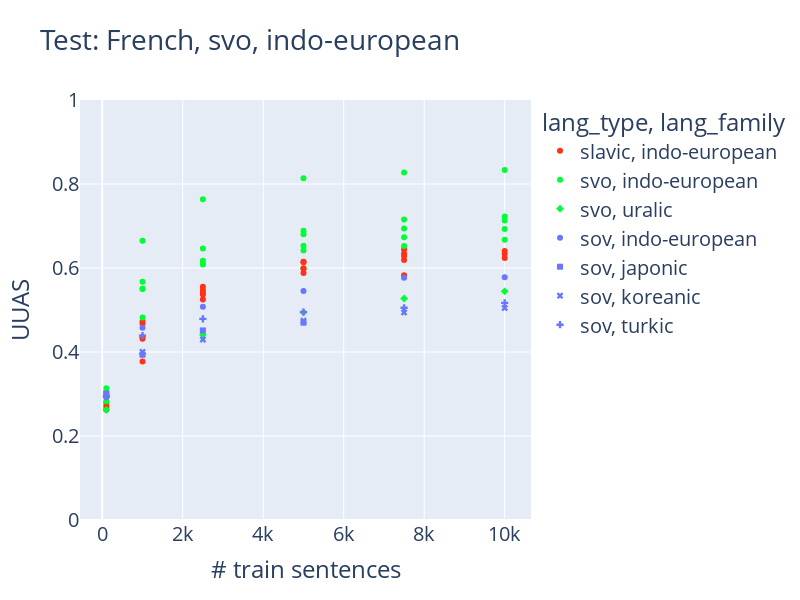
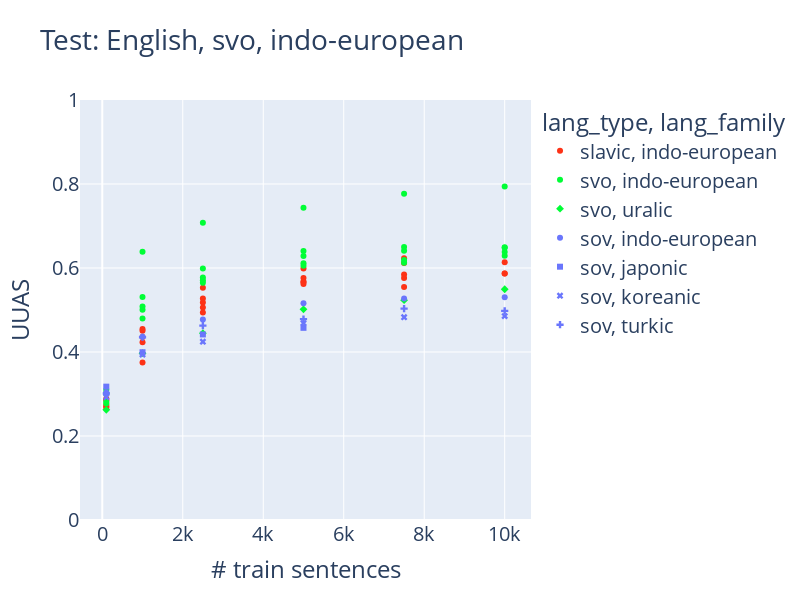
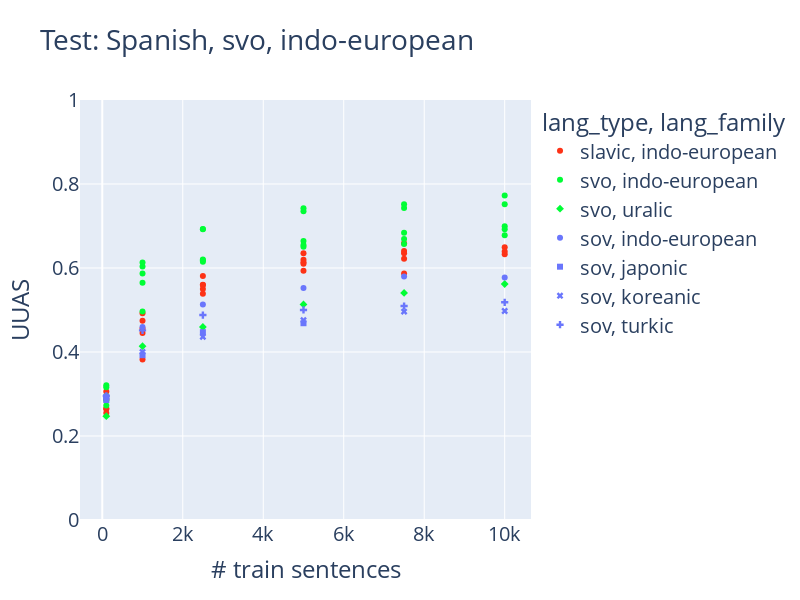
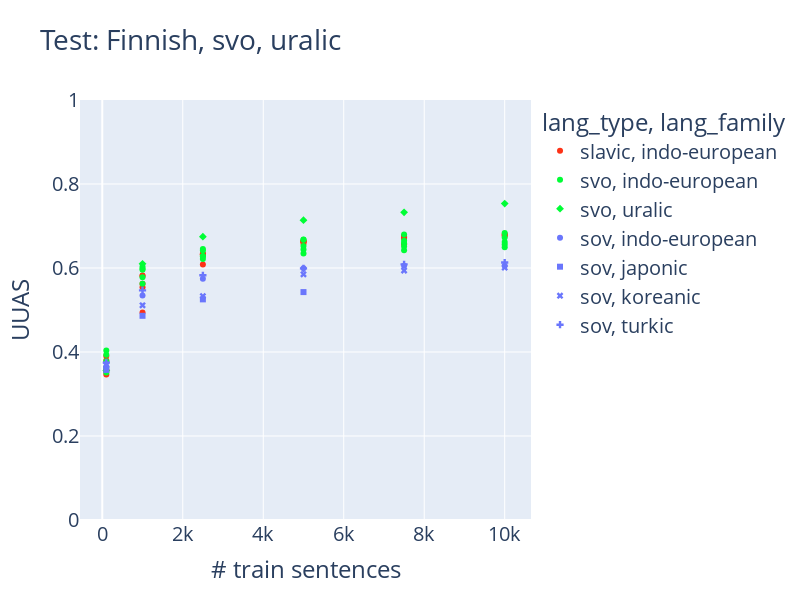

The code cell stored with these charts, in order, in its notebook:
### Code cell
plot_lang_type("svo")

### Figure 1 — Plotly figure (JSON) as saved in the notebook; plotly's stock layout.template omitted (floating-point values rounded to 4 significant figures)
{"data": [{"customdata": [["bg"], ["bg"], ["bg"], ["bg"], ["bg"], ["cs"], ["cs"], ["cs"], ["cs"], ["cs"], ["cs"], ["pl"], ["pl"], ["pl"], ["pl"], ["pl"], ["pl"], ["ru"], ["ru"], ["ru"], ["ru"], ["ru"], ["ru"], ["slk"], ["slk"], ["slk"], ["slk"], ["slk"]], "hovertemplate": "lang_type=slavic<br>lang_family=indo-european<br># train sentences=%{x}<br>UUAS=%{y}<br>train=%{customdata[0]}<extra></extra>", "legendgroup": "slavic, indo-european", "marker": {"color": "#FD3216", "symbol": "circle"}, "mode": "markers", "name": "slavic, indo-european", "orientation": "v", "showlegend": true, "type": "scatter", "x": [100, 1000, 2500, 5000, 7500, 100, 1000, 2500, 5000, 7500, 10000, 100, 1000, 2500, 5000, 7500, 10000, 100, 1000, 2500, 5000, 7500, 10000, 100, 1000, 2500, 5000, 7500], "xaxis": "x", "y": [0.2968, 0.4359, 0.5552, 0.6149, 0.6446, 0.2945, 0.4675, 0.5477, 0.5984, 0.6189, 0.6237, 0.2783, 0.3776, 0.525, 0.6137, 0.6283, 0.6406, 0.2707, 0.4316, 0.5369, 0.5995, 0.6346, 0.6331, 0.2624, 0.4728, 0.5408, 0.5878, 0.5828], "yaxis": "y"}, {"customdata": [["de"], ["de"], ["de"], ["de"], ["de"], ["de"], ["en"], ["en"], ["en"], ["en"], ["en"], ["en"], ["es"], ["es"], ["es"], ["es"], ["es"], ["es"], ["fr"], ["fr"], ["fr"], ["fr"], ["fr"], ["fr"], ["nl"], ["nl"], ["nl"], ["nl"], ["nl"], ["nl"]], "hovertemplate": "lang_type=svo<br>lang_family=indo-european<br># train sentences=%{x}<br>UUAS=%{y}<br>train=%{customdata[0]}<extra></extra>", "legendgroup": "svo, indo-european", "marker": {"color": "#00FE35", "symbol": "circle"}, "mode": "markers", "name": "svo, indo-european", "orientation": "v", "showlegend": true, "type": "scatter", "x": [100, 1000, 2500, 5000, 7500, 10000, 100, 1000, 2500, 5000, 7500, 10000, 100, 1000, 2500, 5000, 7500, 10000, 100, 1000, 2500, 5000, 7500, 10000, 100, 1000, 2500, 5000, 7500, 10000], "xaxis": "x", "y": [0.2825, 0.482, 0.6171, 0.6805, 0.7155, 0.7226, 0.2949, 0.5675, 0.6101, 0.6416, 0.6734, 0.6927, 0.3135, 0.5506, 0.6466, 0.6885, 0.6941, 0.713, 0.3047, 0.6651, 0.7639, 0.8138, 0.8273, 0.8333, 0.2934, 0.5497, 0.6082, 0.6531, 0.6522, 0.6672], "yaxis": "y"}, {"customdata": [["fi"], ["fi"], ["fi"], ["fi"], ["fi"], ["fi"]], "hovertemplate": "lang_type=svo<br>lang_family=uralic<br># train sentences=%{x}<br>UUAS=%{y}<br>train=%{customdata[0]}<extra></extra>", "legendgroup": "svo, uralic", "marker": {"color": "#00FE35", "symbol": "diamond"}, "mode": "markers", "name": "svo, uralic", "orientation": "v", "showlegend": true, "type": "scatter", "x": [100, 1000, 2500, 5000, 7500, 10000], "xaxis": "x", "y": [0.2623, 0.3959, 0.4412, 0.4941, 0.5273, 0.5445], "yaxis": "y"}, {"customdata": [["fa"], ["fa"], ["fa"], ["fa"], ["fa"], ["fa"]], "hovertemplate": "lang_type=sov<br>lang_family=indo-european<br># train sentences=%{x}<br>UUAS=%{y}<br>train=%{customdata[0]}<extra></extra>", "legendgroup": "sov, indo-european", "marker": {"color": "#6A76FC", "symbol": "circle"}, "mode": "markers", "name": "sov, indo-european", "orientation": "v", "showlegend": true, "type": "scatter", "x": [100, 1000, 2500, 5000, 7500, 10000], "xaxis": "x", "y": [0.2924, 0.4578, 0.5076, 0.5455, 0.5769, 0.5777], "yaxis": "y"}, {"customdata": [["ja"], ["ja"], ["ja"], ["ja"]], "hovertemplate": "lang_type=sov<br>lang_family=japonic<br># train sentences=%{x}<br>UUAS=%{y}<br>train=%{customdata[0]}<extra></extra>", "legendgroup": "sov, japonic", "marker": {"color": "#6A76FC", "symbol": "square"}, "mode": "markers", "name": "sov, japonic", "orientation": "v", "showlegend": true, "type": "scatter", "x": [100, 1000, 2500, 5000], "xaxis": "x", "y": [0.301, 0.3934, 0.4513, 0.4699], "yaxis": "y"}, {"customdata": [["ko"], ["ko"], ["ko"], ["ko"], ["ko"], ["ko"]], "hovertemplate": "lang_type=sov<br>lang_family=koreanic<br># train sentences=%{x}<br>UUAS=%{y}<br>train=%{customdata[0]}<extra></extra>", "legendgroup": "sov, koreanic", "marker": {"color": "#6A76FC", "symbol": "x"}, "mode": "markers", "name": "sov, koreanic", "orientation": "v", "showlegend": true, "type": "scatter", "x": [100, 1000, 2500, 5000, 7500, 10000], "xaxis": "x", "y": [0.2967, 0.4003, 0.4298, 0.4744, 0.4941, 0.5049], "yaxis": "y"}, {"customdata": [["tr"], ["tr"], ["tr"], ["tr"], ["tr"], ["tr"]], "hovertemplate": "lang_type=sov<br>lang_family=turkic<br># train sentences=%{x}<br>UUAS=%{y}<br>train=%{customdata[0]}<extra></extra>", "legendgroup": "sov, turkic", "marker": {"color": "#6A76FC", "symbol": "cross"}, "mode": "markers", "name": "sov, turkic", "orientation": "v", "showlegend": true, "type": "scatter", "x": [100, 1000, 2500, 5000, 7500, 10000], "xaxis": "x", "y": [0.2942, 0.439, 0.4789, 0.4952, 0.5053, 0.517], "yaxis": "y"}], "layout": {"autosize": false, "font": {"size": 20}, "height": 600, "legend": {"title": {"text": "lang_type, lang_family"}, "tracegroupgap": 0}, "title": {"text": "Test: French, svo, indo-european"}, "width": 800, "xaxis": {"anchor": "y", "domain": [0, 1], "title": {"text": "# train sentences"}}, "yaxis": {"anchor": "x", "domain": [0, 1], "range": [0, 1], "title": {"text": "UUAS"}}}}

### Figure 2 — Plotly figure (JSON) as saved in the notebook; plotly's stock layout.template omitted (floating-point values rounded to 4 significant figures)
{"data": [{"customdata": [["bg"], ["bg"], ["bg"], ["bg"], ["bg"], ["cs"], ["cs"], ["cs"], ["cs"], ["cs"], ["cs"], ["pl"], ["pl"], ["pl"], ["pl"], ["pl"], ["pl"], ["ru"], ["ru"], ["ru"], ["ru"], ["ru"], ["ru"], ["slk"], ["slk"], ["slk"], ["slk"], ["slk"]], "hovertemplate": "lang_type=slavic<br>lang_family=indo-european<br># train sentences=%{x}<br>UUAS=%{y}<br>train=%{customdata[0]}<extra></extra>", "legendgroup": "slavic, indo-european", "marker": {"color": "#FD3216", "symbol": "circle"}, "mode": "markers", "name": "slavic, indo-european", "orientation": "v", "showlegend": true, "type": "scatter", "x": [100, 1000, 2500, 5000, 7500, 100, 1000, 2500, 5000, 7500, 10000, 100, 1000, 2500, 5000, 7500, 10000, 100, 1000, 2500, 5000, 7500, 10000, 100, 1000, 2500, 5000, 7500], "xaxis": "x", "y": [0.2884, 0.4358, 0.5528, 0.599, 0.623, 0.2851, 0.4546, 0.5274, 0.5673, 0.5846, 0.5868, 0.2737, 0.3749, 0.4938, 0.5669, 0.576, 0.5869, 0.27, 0.4235, 0.5177, 0.5764, 0.612, 0.614, 0.2673, 0.4506, 0.5061, 0.5617, 0.555], "yaxis": "y"}, {"customdata": [["de"], ["de"], ["de"], ["de"], ["de"], ["de"], ["en"], ["en"], ["en"], ["en"], ["en"], ["en"], ["es"], ["es"], ["es"], ["es"], ["es"], ["es"], ["fr"], ["fr"], ["fr"], ["fr"], ["fr"], ["fr"], ["nl"], ["nl"], ["nl"], ["nl"], ["nl"], ["nl"]], "hovertemplate": "lang_type=svo<br>lang_family=indo-european<br># train sentences=%{x}<br>UUAS=%{y}<br>train=%{customdata[0]}<extra></extra>", "legendgroup": "svo, indo-european", "marker": {"color": "#00FE35", "symbol": "circle"}, "mode": "markers", "name": "svo, indo-european", "orientation": "v", "showlegend": true, "type": "scatter", "x": [100, 1000, 2500, 5000, 7500, 10000, 100, 1000, 2500, 5000, 7500, 10000, 100, 1000, 2500, 5000, 7500, 10000, 100, 1000, 2500, 5000, 7500, 10000, 100, 1000, 2500, 5000, 7500, 10000], "xaxis": "x", "y": [0.2775, 0.4795, 0.5775, 0.6286, 0.6501, 0.6495, 0.3004, 0.6389, 0.7075, 0.7436, 0.7765, 0.7941, 0.3103, 0.5006, 0.571, 0.6116, 0.6123, 0.629, 0.3023, 0.5311, 0.599, 0.6406, 0.6408, 0.6484, 0.2813, 0.5081, 0.5652, 0.6055, 0.6193, 0.638], "yaxis": "y"}, {"customdata": [["fi"], ["fi"], ["fi"], ["fi"], ["fi"], ["fi"]], "hovertemplate": "lang_type=svo<br>lang_family=uralic<br># train sentences=%{x}<br>UUAS=%{y}<br>train=%{customdata[0]}<extra></extra>", "legendgroup": "svo, uralic", "marker": {"color": "#00FE35", "symbol": "diamond"}, "mode": "markers", "name": "svo, uralic", "orientation": "v", "showlegend": true, "type": "scatter", "x": [100, 1000, 2500, 5000, 7500, 10000], "xaxis": "x", "y": [0.2623, 0.3971, 0.4449, 0.5016, 0.5233, 0.5494], "yaxis": "y"}, {"customdata": [["fa"], ["fa"], ["fa"], ["fa"], ["fa"], ["fa"]], "hovertemplate": "lang_type=sov<br>lang_family=indo-european<br># train sentences=%{x}<br>UUAS=%{y}<br>train=%{customdata[0]}<extra></extra>", "legendgroup": "sov, indo-european", "marker": {"color": "#6A76FC", "symbol": "circle"}, "mode": "markers", "name": "sov, indo-european", "orientation": "v", "showlegend": true, "type": "scatter", "x": [100, 1000, 2500, 5000, 7500, 10000], "xaxis": "x", "y": [0.3037, 0.4366, 0.4772, 0.516, 0.5276, 0.5306], "yaxis": "y"}, {"customdata": [["ja"], ["ja"], ["ja"], ["ja"]], "hovertemplate": "lang_type=sov<br>lang_family=japonic<br># train sentences=%{x}<br>UUAS=%{y}<br>train=%{customdata[0]}<extra></extra>", "legendgroup": "sov, japonic", "marker": {"color": "#6A76FC", "symbol": "square"}, "mode": "markers", "name": "sov, japonic", "orientation": "v", "showlegend": true, "type": "scatter", "x": [100, 1000, 2500, 5000], "xaxis": "x", "y": [0.3175, 0.3995, 0.4418, 0.4575], "yaxis": "y"}, {"customdata": [["ko"], ["ko"], ["ko"], ["ko"], ["ko"], ["ko"]], "hovertemplate": "lang_type=sov<br>lang_family=koreanic<br># train sentences=%{x}<br>UUAS=%{y}<br>train=%{customdata[0]}<extra></extra>", "legendgroup": "sov, koreanic", "marker": {"color": "#6A76FC", "symbol": "x"}, "mode": "markers", "name": "sov, koreanic", "orientation": "v", "showlegend": true, "type": "scatter", "x": [100, 1000, 2500, 5000, 7500, 10000], "xaxis": "x", "y": [0.2929, 0.394, 0.4245, 0.4687, 0.4828, 0.4855], "yaxis": "y"}, {"customdata": [["tr"], ["tr"], ["tr"], ["tr"], ["tr"], ["tr"]], "hovertemplate": "lang_type=sov<br>lang_family=turkic<br># train sentences=%{x}<br>UUAS=%{y}<br>train=%{customdata[0]}<extra></extra>", "legendgroup": "sov, turkic", "marker": {"color": "#6A76FC", "symbol": "cross"}, "mode": "markers", "name": "sov, turkic", "orientation": "v", "showlegend": true, "type": "scatter", "x": [100, 1000, 2500, 5000, 7500, 10000], "xaxis": "x", "y": [0.3013, 0.4351, 0.4629, 0.4783, 0.5034, 0.498], "yaxis": "y"}], "layout": {"autosize": false, "font": {"size": 20}, "height": 600, "legend": {"title": {"text": "lang_type, lang_family"}, "tracegroupgap": 0}, "title": {"text": "Test: English, svo, indo-european"}, "width": 800, "xaxis": {"anchor": "y", "domain": [0, 1], "title": {"text": "# train sentences"}}, "yaxis": {"anchor": "x", "domain": [0, 1], "range": [0, 1], "title": {"text": "UUAS"}}}}

### Figure 3 — Plotly figure (JSON) as saved in the notebook; plotly's stock layout.template omitted (floating-point values rounded to 4 significant figures)
{"data": [{"customdata": [["bg"], ["bg"], ["bg"], ["bg"], ["bg"], ["cs"], ["cs"], ["cs"], ["cs"], ["cs"], ["cs"], ["pl"], ["pl"], ["pl"], ["pl"], ["pl"], ["pl"], ["ru"], ["ru"], ["ru"], ["ru"], ["ru"], ["ru"], ["slk"], ["slk"], ["slk"], ["slk"], ["slk"]], "hovertemplate": "lang_type=slavic<br>lang_family=indo-european<br># train sentences=%{x}<br>UUAS=%{y}<br>train=%{customdata[0]}<extra></extra>", "legendgroup": "slavic, indo-european", "marker": {"color": "#FD3216", "symbol": "circle"}, "mode": "markers", "name": "slavic, indo-european", "orientation": "v", "showlegend": true, "type": "scatter", "x": [100, 1000, 2500, 5000, 7500, 100, 1000, 2500, 5000, 7500, 10000, 100, 1000, 2500, 5000, 7500, 10000, 100, 1000, 2500, 5000, 7500, 10000, 100, 1000, 2500, 5000, 7500], "xaxis": "x", "y": [0.3058, 0.4451, 0.5812, 0.6352, 0.6591, 0.2877, 0.4924, 0.5599, 0.61, 0.6219, 0.6329, 0.2647, 0.382, 0.5389, 0.6196, 0.6348, 0.6496, 0.2647, 0.4559, 0.5598, 0.6139, 0.6407, 0.639, 0.255, 0.4742, 0.5502, 0.5937, 0.5869], "yaxis": "y"}, {"customdata": [["de"], ["de"], ["de"], ["de"], ["de"], ["de"], ["en"], ["en"], ["en"], ["en"], ["en"], ["en"], ["es"], ["es"], ["es"], ["es"], ["es"], ["es"], ["fr"], ["fr"], ["fr"], ["fr"], ["fr"], ["fr"], ["nl"], ["nl"], ["nl"], ["nl"], ["nl"], ["nl"]], "hovertemplate": "lang_type=svo<br>lang_family=indo-european<br># train sentences=%{x}<br>UUAS=%{y}<br>train=%{customdata[0]}<extra></extra>", "legendgroup": "svo, indo-european", "marker": {"color": "#00FE35", "symbol": "circle"}, "mode": "markers", "name": "svo, indo-european", "orientation": "v", "showlegend": true, "type": "scatter", "x": [100, 1000, 2500, 5000, 7500, 10000, 100, 1000, 2500, 5000, 7500, 10000, 100, 1000, 2500, 5000, 7500, 10000, 100, 1000, 2500, 5000, 7500, 10000, 100, 1000, 2500, 5000, 7500, 10000], "xaxis": "x", "y": [0.2727, 0.4961, 0.6148, 0.6644, 0.6839, 0.6995, 0.295, 0.5866, 0.6201, 0.6505, 0.6692, 0.6924, 0.3211, 0.6037, 0.6927, 0.742, 0.7518, 0.7727, 0.316, 0.6133, 0.6923, 0.7353, 0.7429, 0.7518, 0.2854, 0.5651, 0.6182, 0.6547, 0.657, 0.6782], "yaxis": "y"}, {"customdata": [["fi"], ["fi"], ["fi"], ["fi"], ["fi"], ["fi"]], "hovertemplate": "lang_type=svo<br>lang_family=uralic<br># train sentences=%{x}<br>UUAS=%{y}<br>train=%{customdata[0]}<extra></extra>", "legendgroup": "svo, uralic", "marker": {"color": "#00FE35", "symbol": "diamond"}, "mode": "markers", "name": "svo, uralic", "orientation": "v", "showlegend": true, "type": "scatter", "x": [100, 1000, 2500, 5000, 7500, 10000], "xaxis": "x", "y": [0.2473, 0.4138, 0.4595, 0.5132, 0.5406, 0.5619], "yaxis": "y"}, {"customdata": [["fa"], ["fa"], ["fa"], ["fa"], ["fa"], ["fa"]], "hovertemplate": "lang_type=sov<br>lang_family=indo-european<br># train sentences=%{x}<br>UUAS=%{y}<br>train=%{customdata[0]}<extra></extra>", "legendgroup": "sov, indo-european", "marker": {"color": "#6A76FC", "symbol": "circle"}, "mode": "markers", "name": "sov, indo-european", "orientation": "v", "showlegend": true, "type": "scatter", "x": [100, 1000, 2500, 5000, 7500, 10000], "xaxis": "x", "y": [0.2888, 0.4594, 0.5129, 0.5525, 0.5797, 0.5776], "yaxis": "y"}, {"customdata": [["ja"], ["ja"], ["ja"], ["ja"]], "hovertemplate": "lang_type=sov<br>lang_family=japonic<br># train sentences=%{x}<br>UUAS=%{y}<br>train=%{customdata[0]}<extra></extra>", "legendgroup": "sov, japonic", "marker": {"color": "#6A76FC", "symbol": "square"}, "mode": "markers", "name": "sov, japonic", "orientation": "v", "showlegend": true, "type": "scatter", "x": [100, 1000, 2500, 5000], "xaxis": "x", "y": [0.2856, 0.3924, 0.4472, 0.4685], "yaxis": "y"}, {"customdata": [["ko"], ["ko"], ["ko"], ["ko"], ["ko"], ["ko"]], "hovertemplate": "lang_type=sov<br>lang_family=koreanic<br># train sentences=%{x}<br>UUAS=%{y}<br>train=%{customdata[0]}<extra></extra>", "legendgroup": "sov, koreanic", "marker": {"color": "#6A76FC", "symbol": "x"}, "mode": "markers", "name": "sov, koreanic", "orientation": "v", "showlegend": true, "type": "scatter", "x": [100, 1000, 2500, 5000, 7500, 10000], "xaxis": "x", "y": [0.2937, 0.4003, 0.4363, 0.4759, 0.4962, 0.4977], "yaxis": "y"}, {"customdata": [["tr"], ["tr"], ["tr"], ["tr"], ["tr"], ["tr"]], "hovertemplate": "lang_type=sov<br>lang_family=turkic<br># train sentences=%{x}<br>UUAS=%{y}<br>train=%{customdata[0]}<extra></extra>", "legendgroup": "sov, turkic", "marker": {"color": "#6A76FC", "symbol": "cross"}, "mode": "markers", "name": "sov, turkic", "orientation": "v", "showlegend": true, "type": "scatter", "x": [100, 1000, 2500, 5000, 7500, 10000], "xaxis": "x", "y": [0.2954, 0.4514, 0.4879, 0.5001, 0.5094, 0.5183], "yaxis": "y"}], "layout": {"autosize": false, "font": {"size": 20}, "height": 600, "legend": {"title": {"text": "lang_type, lang_family"}, "tracegroupgap": 0}, "title": {"text": "Test: Spanish, svo, indo-european"}, "width": 800, "xaxis": {"anchor": "y", "domain": [0, 1], "title": {"text": "# train sentences"}}, "yaxis": {"anchor": "x", "domain": [0, 1], "range": [0, 1], "title": {"text": "UUAS"}}}}

### Figure 4 — Plotly figure (JSON) as saved in the notebook; plotly's stock layout.template omitted (floating-point values rounded to 4 significant figures)
{"data": [{"customdata": [["bg"], ["bg"], ["bg"], ["bg"], ["bg"], ["cs"], ["cs"], ["cs"], ["cs"], ["cs"], ["cs"], ["pl"], ["pl"], ["pl"], ["pl"], ["pl"], ["pl"], ["ru"], ["ru"], ["ru"], ["ru"], ["ru"], ["ru"], ["slk"], ["slk"], ["slk"], ["slk"], ["slk"]], "hovertemplate": "lang_type=slavic<br>lang_family=indo-european<br># train sentences=%{x}<br>UUAS=%{y}<br>train=%{customdata[0]}<extra></extra>", "legendgroup": "slavic, indo-european", "marker": {"color": "#FD3216", "symbol": "circle"}, "mode": "markers", "name": "slavic, indo-european", "orientation": "v", "showlegend": true, "type": "scatter", "x": [100, 1000, 2500, 5000, 7500, 100, 1000, 2500, 5000, 7500, 10000, 100, 1000, 2500, 5000, 7500, 10000, 100, 1000, 2500, 5000, 7500, 10000, 100, 1000, 2500, 5000, 7500], "xaxis": "x", "y": [0.3907, 0.5623, 0.6309, 0.6627, 0.6745, 0.3796, 0.5819, 0.6327, 0.6634, 0.672, 0.6768, 0.3566, 0.4943, 0.6081, 0.6582, 0.6713, 0.6783, 0.3567, 0.5539, 0.6322, 0.6635, 0.6764, 0.6808, 0.3464, 0.5809, 0.6346, 0.6636, 0.6566], "yaxis": "y"}, {"customdata": [["de"], ["de"], ["de"], ["de"], ["de"], ["de"], ["en"], ["en"], ["en"], ["en"], ["en"], ["en"], ["es"], ["es"], ["es"], ["es"], ["es"], ["es"], ["fr"], ["fr"], ["fr"], ["fr"], ["fr"], ["fr"], ["nl"], ["nl"], ["nl"], ["nl"], ["nl"], ["nl"]], "hovertemplate": "lang_type=svo<br>lang_family=indo-european<br># train sentences=%{x}<br>UUAS=%{y}<br>train=%{customdata[0]}<extra></extra>", "legendgroup": "svo, indo-european", "marker": {"color": "#00FE35", "symbol": "circle"}, "mode": "markers", "name": "svo, indo-european", "orientation": "v", "showlegend": true, "type": "scatter", "x": [100, 1000, 2500, 5000, 7500, 10000, 100, 1000, 2500, 5000, 7500, 10000, 100, 1000, 2500, 5000, 7500, 10000, 100, 1000, 2500, 5000, 7500, 10000, 100, 1000, 2500, 5000, 7500, 10000], "xaxis": "x", "y": [0.351, 0.5627, 0.6453, 0.6678, 0.6796, 0.6835, 0.3782, 0.5982, 0.6275, 0.6439, 0.6587, 0.6619, 0.4037, 0.5779, 0.6213, 0.6348, 0.6425, 0.6492, 0.3934, 0.5958, 0.6285, 0.6522, 0.6515, 0.6557, 0.3628, 0.6028, 0.6415, 0.6672, 0.665, 0.6724], "yaxis": "y"}, {"customdata": [["fi"], ["fi"], ["fi"], ["fi"], ["fi"], ["fi"]], "hovertemplate": "lang_type=svo<br>lang_family=uralic<br># train sentences=%{x}<br>UUAS=%{y}<br>train=%{customdata[0]}<extra></extra>", "legendgroup": "svo, uralic", "marker": {"color": "#00FE35", "symbol": "diamond"}, "mode": "markers", "name": "svo, uralic", "orientation": "v", "showlegend": true, "type": "scatter", "x": [100, 1000, 2500, 5000, 7500, 10000], "xaxis": "x", "y": [0.3559, 0.6099, 0.6747, 0.7138, 0.7326, 0.7533], "yaxis": "y"}, {"customdata": [["fa"], ["fa"], ["fa"], ["fa"], ["fa"], ["fa"]], "hovertemplate": "lang_type=sov<br>lang_family=indo-european<br># train sentences=%{x}<br>UUAS=%{y}<br>train=%{customdata[0]}<extra></extra>", "legendgroup": "sov, indo-european", "marker": {"color": "#6A76FC", "symbol": "circle"}, "mode": "markers", "name": "sov, indo-european", "orientation": "v", "showlegend": true, "type": "scatter", "x": [100, 1000, 2500, 5000, 7500, 10000], "xaxis": "x", "y": [0.3656, 0.5345, 0.5747, 0.5996, 0.6051, 0.6056], "yaxis": "y"}, {"customdata": [["ja"], ["ja"], ["ja"], ["ja"]], "hovertemplate": "lang_type=sov<br>lang_family=japonic<br># train sentences=%{x}<br>UUAS=%{y}<br>train=%{customdata[0]}<extra></extra>", "legendgroup": "sov, japonic", "marker": {"color": "#6A76FC", "symbol": "square"}, "mode": "markers", "name": "sov, japonic", "orientation": "v", "showlegend": true, "type": "scatter", "x": [100, 1000, 2500, 5000], "xaxis": "x", "y": [0.3573, 0.4862, 0.5253, 0.5426], "yaxis": "y"}, {"customdata": [["ko"], ["ko"], ["ko"], ["ko"], ["ko"], ["ko"]], "hovertemplate": "lang_type=sov<br>lang_family=koreanic<br># train sentences=%{x}<br>UUAS=%{y}<br>train=%{customdata[0]}<extra></extra>", "legendgroup": "sov, koreanic", "marker": {"color": "#6A76FC", "symbol": "x"}, "mode": "markers", "name": "sov, koreanic", "orientation": "v", "showlegend": true, "type": "scatter", "x": [100, 1000, 2500, 5000, 7500, 10000], "xaxis": "x", "y": [0.3696, 0.5112, 0.5331, 0.585, 0.594, 0.6008], "yaxis": "y"}, {"customdata": [["tr"], ["tr"], ["tr"], ["tr"], ["tr"], ["tr"]], "hovertemplate": "lang_type=sov<br>lang_family=turkic<br># train sentences=%{x}<br>UUAS=%{y}<br>train=%{customdata[0]}<extra></extra>", "legendgroup": "sov, turkic", "marker": {"color": "#6A76FC", "symbol": "cross"}, "mode": "markers", "name": "sov, turkic", "orientation": "v", "showlegend": true, "type": "scatter", "x": [100, 1000, 2500, 5000, 7500, 10000], "xaxis": "x", "y": [0.3748, 0.5467, 0.5827, 0.599, 0.6086, 0.613], "yaxis": "y"}], "layout": {"autosize": false, "font": {"size": 20}, "height": 600, "legend": {"title": {"text": "lang_type, lang_family"}, "tracegroupgap": 0}, "title": {"text": "Test: Finnish, svo, uralic"}, "width": 800, "xaxis": {"anchor": "y", "domain": [0, 1], "title": {"text": "# train sentences"}}, "yaxis": {"anchor": "x", "domain": [0, 1], "range": [0, 1], "title": {"text": "UUAS"}}}}
